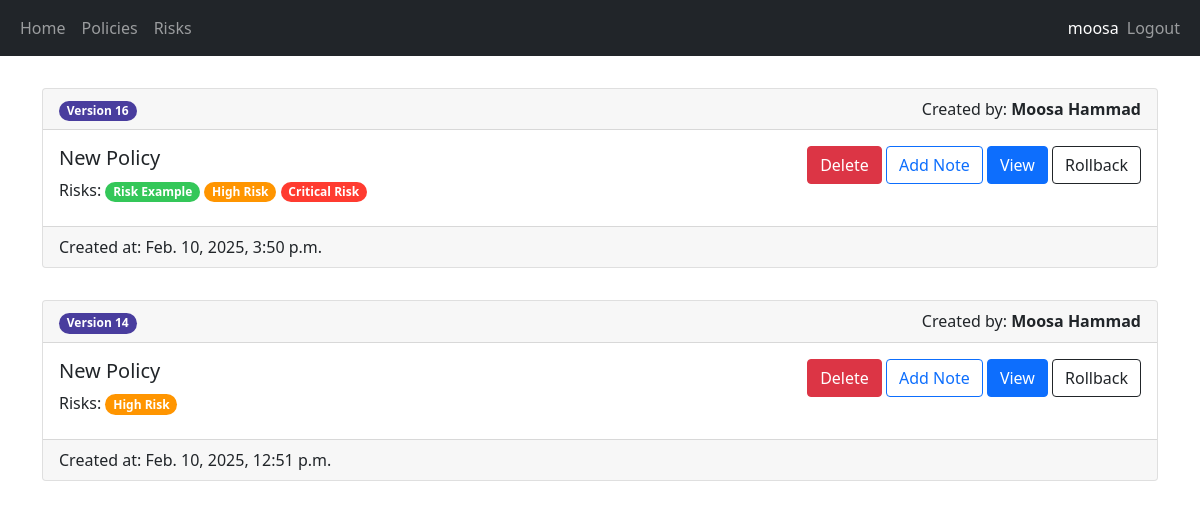
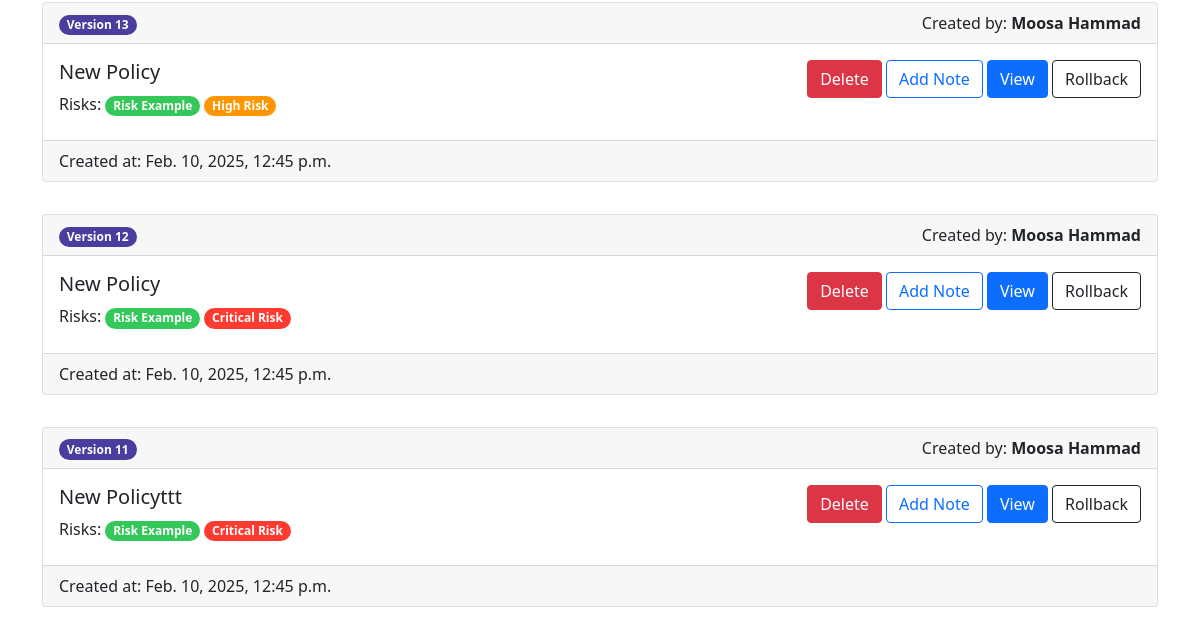
The app's page /policy/18/policy-version-list (signed in, upper part), older data (2 pictures, top to bottom).
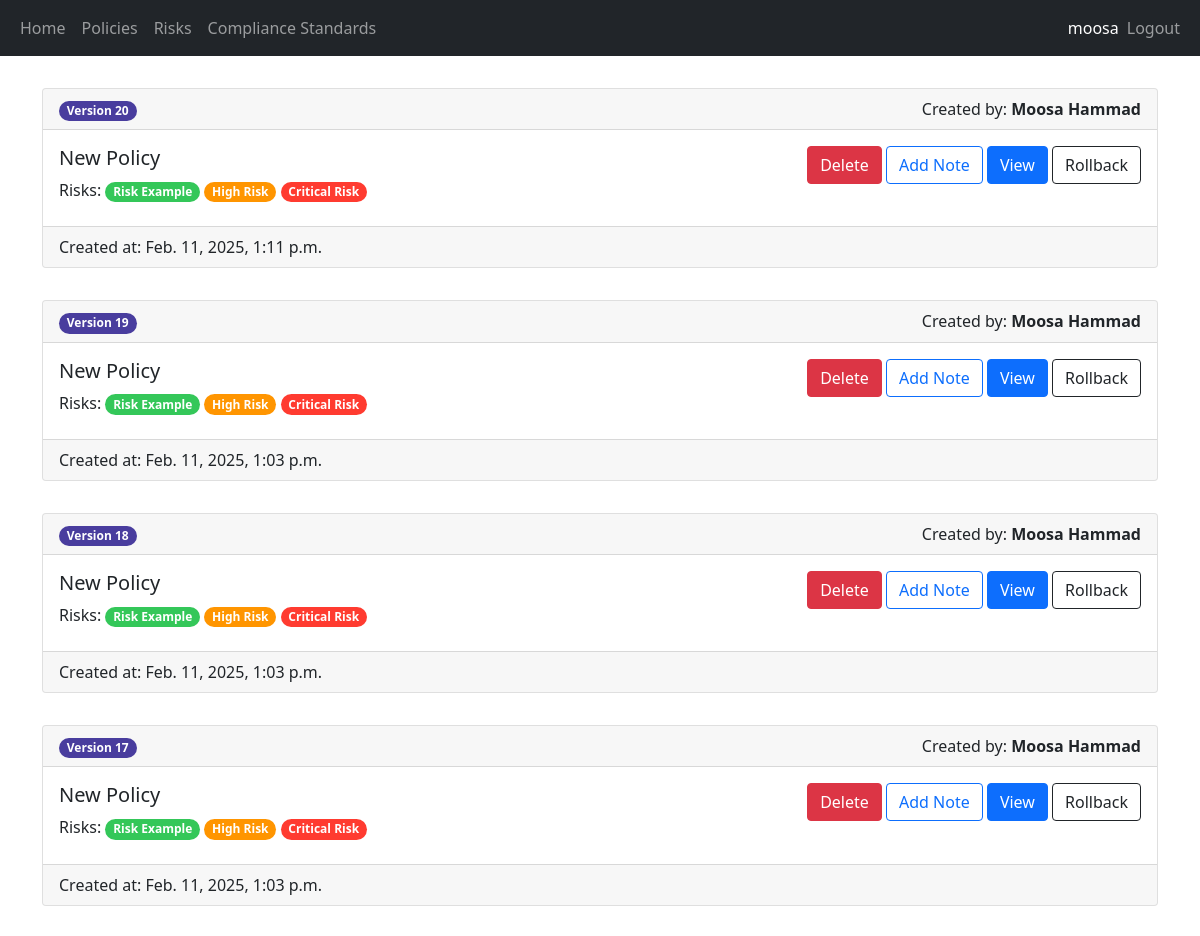
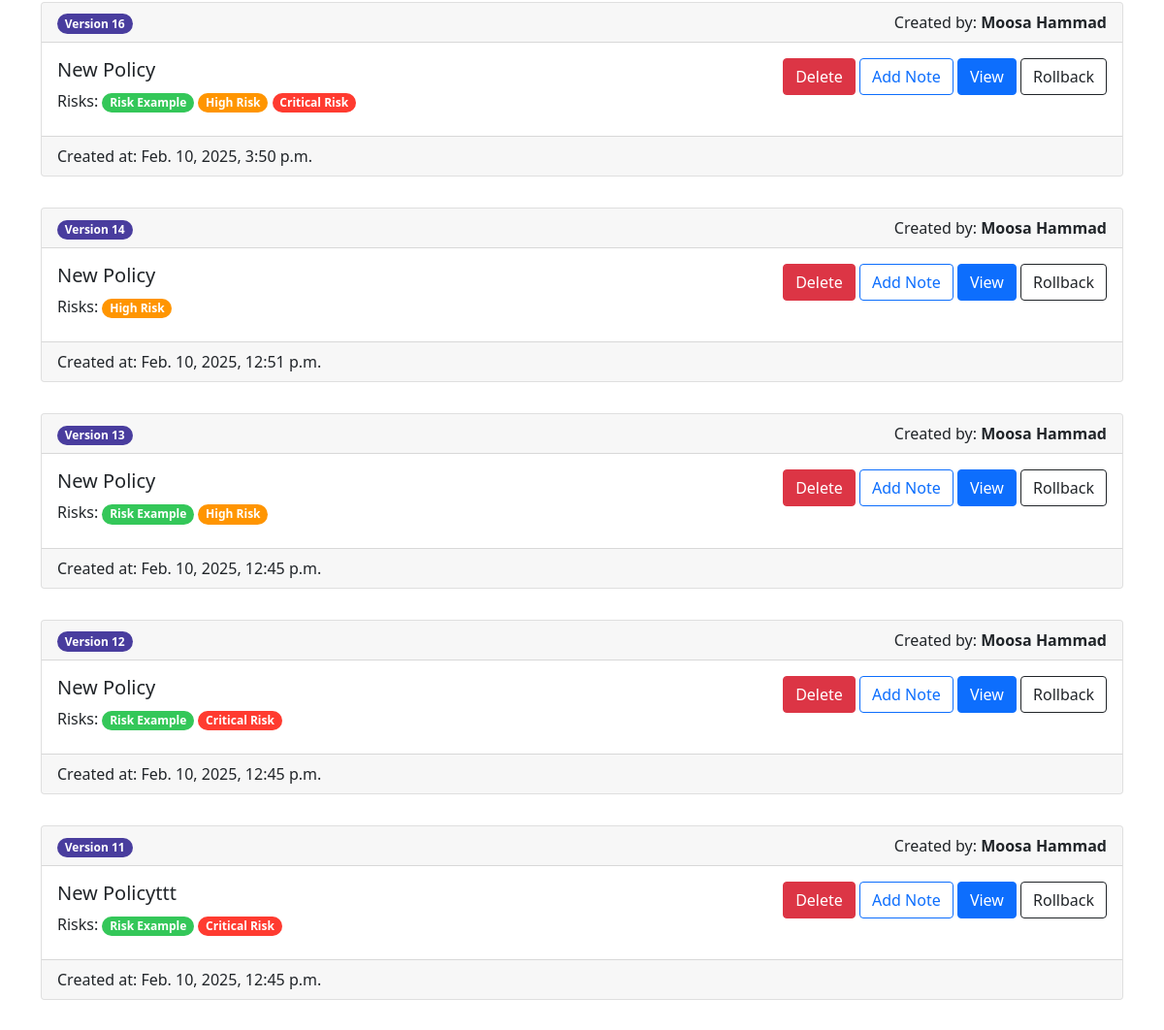
The same page, newer data (2 pictures, top to bottom).
### security/models.py (models this page shows, shortened)
class PolicyVersion(models.Model):
    policy = models.ForeignKey(Policy, on_delete=models.CASCADE)
    version_number = models.IntegerField(default=1)
    title = models.TextField(max_length=250)
    content = models.TextField(max_length=250)
    created_by = models.ForeignKey(User, on_delete=models.CASCADE)
    created_at = models.DateTimeField(auto_now_add=True)
    notes = models.TextField(max_length=250, default="")
    risks = models.ManyToManyField(Risk)
    compliance_standards = models.ManyToManyField(ComplianceStandard)

class Risk(models.Model):
    Severity_Levels = [
        ("LOW", "Low"),
        ("MEDIUM", "Medium"),
        ("HIGH", "High"),
        ("CRITICAL", "Critical"),
    ]
    name = models.CharField(max_length=100)
    description = models.TextField(max_length=250)
    severity = models.CharField(max_length=100, choices=Severity_Levels, default="LOW")
    updated_at = models.DateTimeField(auto_now=True)
    tracker = FieldTracker()

### security/views.py (the view, shortened to what this page needs)
# urls.py: path('policy/<int:pk>/policy-version-list', views.view_policy_versions, name='view_policy_versions'),
@login_required(login_url="/login")
@permission_required(["security.view_policyversion", "security.delete_policyversion"], login_url="/access-denied")
def view_policy_versions(request, pk):
    policy_versions = PolicyVersion.objects.filter(policy = pk).order_by('-created_at')
    return render(request, 'security/list_policy_version.html', {"policy_versions": policy_versions})

### security/templates/security/list_policy_version.html (shortened to what this page needs)
{% extends 'main/base.html' %}
{% block content %}
{% for policy_version in policy_versions %}
<div class="card mt-2">
    <div class="card-header">
        <div class="row">
            <div class="col-md-6"><span class="badge rounded-pill text-left version-badge">Version {{policy_version.version_number}}</span></div>
            <div class="text-end col-md-6">Created by: <strong>{{ policy_version.created_by.first_name }} {{ policy_version.created_by.last_name }}</strong></div>
        </div>
    </div>
    <div class="card-body d-flex flex-row justify-content-between">
        <div class="card-title">
            <h5>{{ policy_version.title }}</h5>
            <span>Risks: </span>
            {% for risk in policy_version.risks.all %}
                <span class="badge rounded-pill {{risk.get_severity_display.lower}}-severity">{{risk.name}}</span>
            {% endfor %}
        </div>
        <div>
            <form method="post">
                {% if perms.security.delete_policyversion %}
                <button type="submit" class="btn btn-danger" name="policy-version-id-delete" value="{{policy_version.id}}">Delete</button>
                {% endif %}
                {% if perms.security.change_policyversion %}
                <a class="btn btn-outline-primary" href="{% url 'edit_policy_version' policy_version.pk %}">Add Note</a>
                {% endif %}
                {% if perms.security.view_policyversion %}
                <a class="btn btn-primary" href="{% url 'view_policy_version' policy_version.pk %}">View</a>
                {% endif %}
                {% if perms.security.change_policy %}
                <a class="btn btn-outline-dark" href="{% url 'rollback_policy_version' policy_version.pk %}">Rollback</a>
                {% endif %}
            </form>
        </div>
    </div>
    <div class="card-footer">Created at: {{ policy_version.created_at }}</div>
</div>
<br/>
{% empty %}
<p>No policy versions available.</p>
{% endfor %}
{% endblock %}

### main/templates/main/base.html (shortened to what this page needs)
<!DOCTYPE html>
<html lang="en">
<head>
    <link href="https://cdn.jsdelivr.net/npm/bootstrap@5.0.2/dist/css/bootstrap.min.css" rel="stylesheet">
    {% load static %}
    <link rel="stylesheet" href="{% static 'main/style.css' %}" />
</head>
<body>
    <nav class="navbar navbar-expand-lg navbar-dark bg-dark">
        <div class="container-fluid">
            <div>
                <ul class="navbar-nav">
                    <li class="nav-item">
                        <a class="nav-link" href="/home">Home</a>
                    </li>
                    {% if perms.security.view_policy %}
                    <li class="nav-item">
                        <a class="nav-link" href="/policy-list">Policies</a>
                    </li>
                    {% endif %}
                    {% if perms.security.view_risk %}
                    <li class="nav-item">
                        <a class="nav-link" href="/risk-list">Risks</a>
                    </li>
                    {% endif %}
                    {% if perms.security.view_compliancestandard %}
                    <li class="nav-item">
                        <a class="nav-link" href="/compliance-standard-list">Compliance Standards</a>
                    </li>
                    {% endif %}
                </ul>
            </div>
            <div>
                <ul class="navbar-nav">
                    {% if user.is_authenticated %}
                    <span class="navbar-text text-white">{{ user.username }}</span>
                    <li class="nav-item">
                        <a class="nav-link" href="/logout">Logout</a>
                    </li>
                    {% else %}
                    <li class="nav-item">
                        <a class="nav-link" href="/login">Login</a>
                    </li>
                    {% endif %}
                </ul>
            </div>
        </div>
    </nav>
    <br/>
    <div class="container">
        {% block content %}
        {% endblock %}
    </div>
</body>
</html>

Row changes from the older to the newer data that the page shows:
added PolicyVersion: version_number "20", created_by.first_name "Moosa", created_by.last_name "Hammad", title "New Policy", {{ policy_version.id }} 23 (drawn), created_at "Feb. 11, 2025, 1:11 p.m.", Risk (name "Risk Example"), Risk (name "High Risk"), Risk (name "Critical Risk")
added PolicyVersion: version_number "19", created_by.first_name "Moosa", created_by.last_name "Hammad", title "New Policy", {{ policy_version.id }} 22 (drawn), created_at "Feb. 11, 2025, 1:03 p.m.", Risk (name "Risk Example"), Risk (name "High Risk"), Risk (name "Critical Risk")
added PolicyVersion: version_number "18", created_by.first_name "Moosa", created_by.last_name "Hammad", title "New Policy", {{ policy_version.id }} 21 (drawn), created_at "Feb. 11, 2025, 1:03 p.m.", Risk (name "Risk Example"), Risk (name "High Risk"), Risk (name "Critical Risk")
added PolicyVersion: version_number "17", created_by.first_name "Moosa", created_by.last_name "Hammad", title "New Policy", {{ policy_version.id }} 20 (drawn), created_at "Feb. 11, 2025, 1:03 p.m.", Risk (name "Risk Example"), Risk (name "High Risk"), Risk (name "Critical Risk")
Text that changed along with them:
text now shown: "Compliance Standards"
